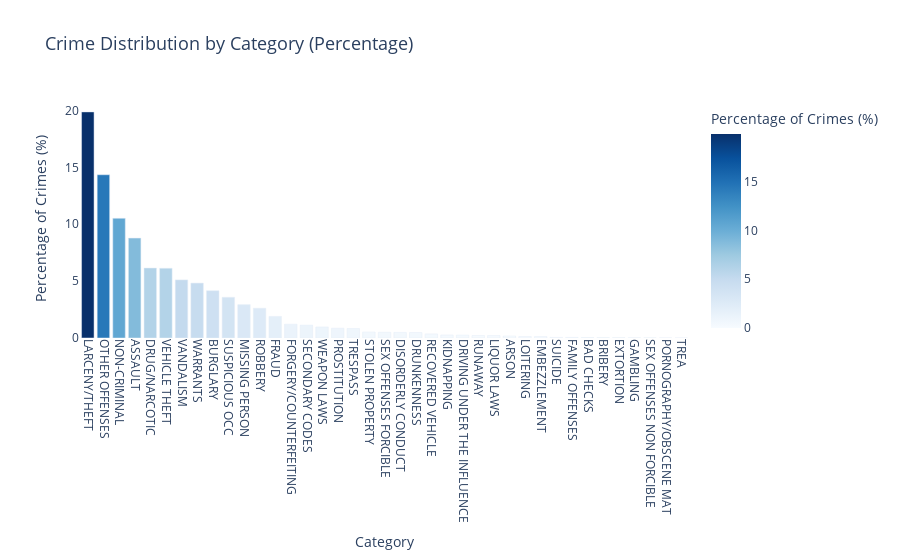

The notebook cell saved with this chart:
### Markdown cell above
## visualization

### Code cell
import plotly.express as px
category_counts = train_clean['Category'].value_counts(normalize=True) * 100
category_counts = category_counts.reset_index()
category_counts.columns = ['Category', 'Percentage']

fig = px.bar(
    category_counts,
    x='Category',
    y='Percentage',
    title='Crime Distribution by Category (Percentage)',
    labels={'Percentage': 'Percentage of Crimes (%)'},
    color='Percentage',
    color_continuous_scale='Blues'
)

fig.update_layout(
    xaxis_title='Category',
    yaxis_title='Percentage of Crimes (%)',
    xaxis_tickangle=90,
    plot_bgcolor='white',
    title_font_size=18
)

fig.show()

### Figure 1 — Plotly figure (JSON) as saved in the notebook; plotly's stock layout.template omitted (floating-point values rounded to 4 significant figures)
{"data": [{"alignmentgroup": "True", "hovertemplate": "Category=%{x}<br>Percentage of Crimes (%)=%{marker.color}<extra></extra>", "legendgroup": "", "marker": {"color": [19.88, 14.35, 10.52, 8.784, 6.152, 6.135, 5.11, 4.83, 4.158, 3.582, 2.932, 2.619, 1.902, 1.217, 1.133, 0.9755, 0.8648, 0.8332, 0.5262, 0.506, 0.4927, 0.4867, 0.3617, 0.2648, 0.251, 0.2165, 0.2158, 0.1742, 0.1345, 0.1333, 0.05667, 0.05283, 0.04483, 0.034, 0.02767, 0.01667, 0.01617, 0.002333, 0.0008333], "coloraxis": "coloraxis", "pattern": {"shape": ""}}, "name": "", "offsetgroup": "", "orientation": "v", "showlegend": false, "textposition": "auto", "type": "bar", "x": ["LARCENY/THEFT", "OTHER OFFENSES", "NON-CRIMINAL", "ASSAULT", "DRUG/NARCOTIC", "VEHICLE THEFT", "VANDALISM", "WARRANTS", "BURGLARY", "SUSPICIOUS OCC", "MISSING PERSON", "ROBBERY", "FRAUD", "FORGERY/COUNTERFEITING", "SECONDARY CODES", "WEAPON LAWS", "PROSTITUTION", "TRESPASS", "STOLEN PROPERTY", "SEX OFFENSES FORCIBLE", "DISORDERLY CONDUCT", "DRUNKENNESS", "RECOVERED VEHICLE", "KIDNAPPING", "DRIVING UNDER THE INFLUENCE", "RUNAWAY", "LIQUOR LAWS", "ARSON", "LOITERING", "EMBEZZLEMENT", "SUICIDE", "FAMILY OFFENSES", "BAD CHECKS", "BRIBERY", "EXTORTION", "GAMBLING", "SEX OFFENSES NON FORCIBLE", "PORNOGRAPHY/OBSCENE MAT", "TREA"], "xaxis": "x", "y": [19.88, 14.35, 10.52, 8.784, 6.152, 6.135, 5.11, 4.83, 4.158, 3.582, 2.932, 2.619, 1.902, 1.217, 1.133, 0.9755, 0.8648, 0.8332, 0.5262, 0.506, 0.4927, 0.4867, 0.3617, 0.2648, 0.251, 0.2165, 0.2158, 0.1742, 0.1345, 0.1333, 0.05667, 0.05283, 0.04483, 0.034, 0.02767, 0.01667, 0.01617, 0.002333, 0.0008333], "yaxis": "y"}], "layout": {"barmode": "relative", "coloraxis": {"colorbar": {"title": {"text": "Percentage of Crimes (%)"}}, "colorscale": [[0, "rgb(247,251,255)"], [0.125, "rgb(222,235,247)"], [0.25, "rgb(198,219,239)"], [0.375, "rgb(158,202,225)"], [0.5, "rgb(107,174,214)"], [0.625, "rgb(66,146,198)"], [0.75, "rgb(33,113,181)"], [0.875, "rgb(8,81,156)"], [1, "rgb(8,48,107)"]]}, "legend": {"tracegroupgap": 0}, "plot_bgcolor": "white", "title": {"font": {"size": 18}, "text": "Crime Distribution by Category (Percentage)"}, "xaxis": {"anchor": "y", "domain": [0, 1], "tickangle": 90, "title": {"text": "Category"}}, "yaxis": {"anchor": "x", "domain": [0, 1], "title": {"text": "Percentage of Crimes (%)"}}}}
